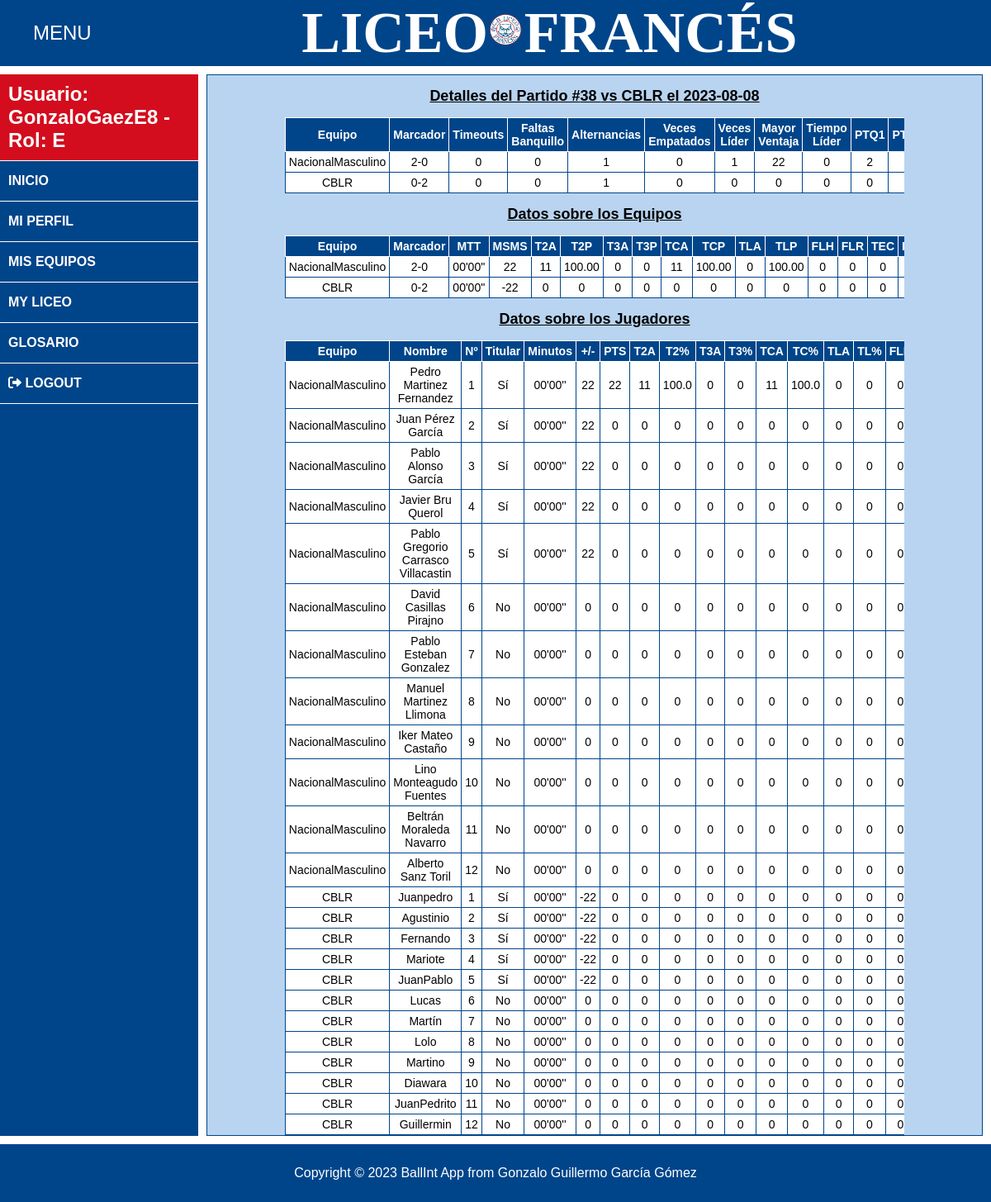
/pagina_partido.php?partido=CBLR&fecha=2023-08-08&id=38 (signed in), run on the app's committed database.
### tables this page shows
CREATE TABLE `tmp_partidoe_38` (
  `id` int(11) NOT NULL,
  `equipo` varchar(50) NOT NULL,
  `lider` tinyint(1) NOT NULL,
  `empate` tinyint(1) NOT NULL DEFAULT 1,
  `timeouts` int(11) DEFAULT 0,
  `faltasbanquillo` int(11) DEFAULT 0,
  `alternancias` int(11) DEFAULT 0,
  `vecesempatados` int(11) DEFAULT 0,
  `veceslider` int(11) DEFAULT 0,
  `parcial_lastto` int(11) DEFAULT 0,
  `parcial_lastchange` int(11) DEFAULT 0,
  `parcial` int(11) DEFAULT 0,
  `mayorventaja` int(11) DEFAULT 0,
  `tiempolider` int(11) DEFAULT 0,
  `PPP` int(11) DEFAULT 0,
  `PPR` int(11) DEFAULT 0,
  `MT` int(11) DEFAULT 0,
  `MSMS` int(11) DEFAULT 0,
  `T2A` int(11) DEFAULT 0,
  `T2F` int(11) DEFAULT 0,
  `T3A` int(11) DEFAULT 0,
  `T3F` int(11) DEFAULT 0,
  `TLA` int(11) DEFAULT 0,
  `TLF` int(11) DEFAULT 0,
  `FLH` int(11) DEFAULT 0,
  `FLR` int(11) DEFAULT 0,
  `RBO` int(11) DEFAULT 0,
  `RBD` int(11) DEFAULT 0,
  `TEC` int(11) DEFAULT 0,
  `ROB` int(11) DEFAULT 0,
  `TAP` int(11) DEFAULT 0,
  `PRD` int(11) DEFAULT 0,
  `AST` int(11) DEFAULT 0,
  `PTQ1` int(11) DEFAULT 0,
  `PTQ2` int(11) DEFAULT 0,
  `PTQ3` int(11) DEFAULT 0,
  `PTQ4` int(11) DEFAULT 0,
  `PTQE` int(11) DEFAULT 0
);

CREATE TABLE `tmp_partido_38` (
  `id` int(11) NOT NULL,
  `equipo` varchar(50) NOT NULL,
  `jugador` varchar(50) NOT NULL,
  `nombrejugador` varchar(50) NOT NULL,
  `numero` int(2) DEFAULT NULL,
  `titular` tinyint(1) NOT NULL,
  `en_juego` tinyint(1) NOT NULL,
  `MT` int(11) DEFAULT 0,
  `MSMS` int(11) DEFAULT 0,
  `T2A` int(11) DEFAULT 0,
  `T2F` int(11) DEFAULT 0,
  `T3A` int(11) DEFAULT 0,
  `T3F` int(11) DEFAULT 0,
  `TLA` int(11) DEFAULT 0,
  `TLF` int(11) DEFAULT 0,
  `FLH` int(11) DEFAULT 0,
  `FLR` int(11) DEFAULT 0,
  `TEC` int(11) DEFAULT 0,
  `RBO` int(11) DEFAULT 0,
  `RBD` int(11) DEFAULT 0,
  `ROB` int(11) DEFAULT 0,
  `TAP` int(11) DEFAULT 0,
  `PRD` int(11) DEFAULT 0,
  `AST` int(11) DEFAULT 0,
  `PTQ1` int(11) DEFAULT 0,
  `PTQ2` int(11) DEFAULT 0,
  `PTQ3` int(11) DEFAULT 0,
  `PTQ4` int(11) DEFAULT 0,
  `PTQE` int(11) DEFAULT 0
);

### includes/Partido.php (called while the page is built, shortened)
<?php
class Partido{
    public static function getstatsPartidoEquipos($partidoId){
        $resultArray = array();
        $conn = Aplicacion::getInstance()->getConexionBd();
        $tabla = "tmp_partidoe_" . $partidoId;
        $sql = "SELECT * FROM $tabla";
        $result = $conn->query($sql);
        if ($result->num_rows > 0) {
            while ($row = $result->fetch_assoc()) {
                $resultArray[] = $row;
            }
        } else {
            error_log("Error BD ({$conn->errno}): {$conn->error}");
        }
        return $resultArray;
    }
    public static function getstatsPartidoJugadores($partidoId){
        $resultArray = array();
        $conn = Aplicacion::getInstance()->getConexionBd();
        $tabla = "tmp_partido_" . $partidoId;
        $sql = "SELECT * FROM $tabla";
        $result = $conn->query($sql);
        if ($result->num_rows > 0) {
            while ($row = $result->fetch_assoc()) {
                $resultArray[] = $row;
            }
        } else {
            error_log("Error BD ({$conn->errno}): {$conn->error}");
        }
        return $resultArray;
    }
}

### includes/Equipo.php (the view, shortened to what this page needs)
<?php
class Equipo{
    public static function mostrarDetallesPartidoporEquipos($estadisticas) {
        $html = "";
        $html .= "
        <table>
            <tr>
                <th>Equipo</th>
                <th>Marcador</th>
                <th>Timeouts</th>
                <th>Faltas Banquillo</th>
                <th>Alternancias</th>
                <th>Veces Empatados</th>
                <th>Veces Líder</th>
                <th>Mayor Ventaja</th>
                <th>Tiempo Líder</th>
                <th>PTQ1</th>
                <th>PTQ2</th>
                <th>PTQ3</th>
                <th>PTQ4</th>
                <th>PTQE</th>
            </tr>";
        foreach ($estadisticas as $equipoStats) {
            $html .= "
            <tr>
                <td>{$equipoStats['equipo']}</td>
                <td>{$equipoStats['PPP']}-{$equipoStats['PPR']}</td>
                <td>{$equipoStats['timeouts']}</td>
                <td>{$equipoStats['faltasbanquillo']}</td>
                <td>{$equipoStats['alternancias']}</td>
                <td>{$equipoStats['vecesempatados']}</td>
                <td>{$equipoStats['veceslider']}</td>
                <td>{$equipoStats['mayorventaja']}</td>
                <td>{$equipoStats['tiempolider']}</td>
                <td>{$equipoStats['PTQ1']}</td>
                <td>{$equipoStats['PTQ2']}</td>
                <td>{$equipoStats['PTQ3']}</td>
                <td>{$equipoStats['PTQ4']}</td>
                <td>{$equipoStats['PTQE']}</td>
            </tr>";
        }
        $html .= "</table>";
        return $html;
    }
    public static function mostrarStatsPartidoporEquipos($estadisticas) {
        $html = "";
        $html .= "
        <table>
            <tr>
                <th>Equipo</th>
                <th>Marcador</th>
                <th>MTT</th>
                <th>MSMS</th>
                <th>T2A</th>
                <th>T2P</th>
                <th>T3A</th>
                <th>T3P</th>
                <th>TCA</th>
                <th>TCP</th>
                <th>TLA</th>
                <th>TLP</th>
                <th>FLH</th>
                <th>FLR</th>
                <th>TEC</th>
                <th>RBO</th>
                <th>RBD</th>
                <th>REB</th>
                <th>ROB</th>
                <th>TAP</th>
                <th>PRD</th>
                <th>AST</th>
                <th>T2PU</th>
                <th>T3PU</th>
                <th>T1PU</th>
                <th>eFGP</th>
                <th>TOP</th>
                <th>TLP</th>
                <th>TSP</th>
                <th>ASP</th>
                <th>POS</th>
                <th>OER</th>
                <th>DER</th>
                <th>PACE</th>
            </tr>";
        foreach ($estadisticas as $equipoStats) {
            $html .= "
            <tr>
                <td>{$equipoStats['equipo']}</td>
                <td>{$equipoStats['PPP']}-{$equipoStats['PPR']}</td>
                <td>{$equipoStats['MTT']}</td>
                <td>{$equipoStats['MSMS']}</td>
                <td>{$equipoStats['T2A']}</td>
                <td>{$equipoStats['T2P']}</td>
                <td>{$equipoStats['T3A']}</td>
                <td>{$equipoStats['T3P']}</td>
                <td>{$equipoStats['TCA']}</td>
                <td>{$equipoStats['TCP']}</td>
                <td>{$equipoStats['TLA']}</td>
                <td>{$equipoStats['TLP']}</td>
                <td>{$equipoStats['FLH']}</td>
                <td>{$equipoStats['FLR']}</td>
                <td>{$equipoStats['TEC']}</td>
                <td>{$equipoStats['RBO']}</td>
                <td>{$equipoStats['RBD']}</td>
                <td>{$equipoStats['REB']}</td>
                <td>{$equipoStats['ROB']}</td>
                <td>{$equipoStats['TAP']}</td>
                <td>{$equipoStats['PRD']}</td>
                <td>{$equipoStats['AST']}</td>
                <td>{$equipoStats['T2PU']}</td>
                <td>{$equipoStats['T3PU']}</td>
                <td>{$equipoStats['T1PU']}</td>
                <td>{$equipoStats['eFGP']}</td>
                <td>{$equipoStats['TOP']}</td>
                <td>{$equipoStats['TLP']}</td>
                <td>{$equipoStats['TSP']}</td>
                <td>{$equipoStats['ASP']}</td>
                <td>{$equipoStats['POS']}</td>
                <td>{$equipoStats['OER']}</td>
                <td>{$equipoStats['DER']}</td>
                <td>{$equipoStats['PACE']}</td>
            </tr>";
        }
        $html .= "</table>";
        return $html;
    }
    public static function mostrarStatsPartidoporJugadores($estadisticas) {
        $html = "";
        $html .= "
        <table>
            <tr>
            <th>Equipo</th>
            <th>Nombre</th>
            <th>Nº</th>
            <th>Titular</th>
            <th>Minutos</th>
            <th>+/-</th>
            <th>PTS</th>
            <th>T2A</th>
            <th>T2%</th>
            <th>T3A</th>
            <th>T3%</th>
            <th>TCA</th>
            <th>TC%</th>
            <th>TLA</th>
            <th>TL%</th>
            <th>FLH</th>
            <th>FLR</th>
            <th>TEC</th>
            <th>RBO</th>
            <th>RBD</th>
            <th>RBT</th>
            <th>ROB</th>
            <th>TAP</th>
            <th>PRD</th>
            <th>AST</th>
            <th>PTQ1</th>
            <th>PTQ2</th>
            <th>PTQ3</th>
            <th>PTQ4</th>
            <th>PTQE</th>
            <th>T2%Us</th>
            <th>T3%Us</th>
            <th>TL%Us</th>
            <th>eFG%</th>
            <th>TS%</th>
            <th>AS%</th>
            <th>GS</th>
            <th>VAL</th>
            </tr>";
        foreach ($estadisticas as $equipoStats) {
            $html .= "
            <tr>
                <td>{$equipoStats['equipo']}</td>
                <td>{$equipoStats['nombrejugador']}</td>
                <td>{$equipoStats['numero']}</td>
                <td>{$equipoStats['TIT']}</td>
                <td>{$equipoStats['MTT']}</td>
                <td>{$equipoStats['MSMS']}</td>
                <td>{$equipoStats['PTS']}</td>
                <td>{$equipoStats['T2A']}</td>
                <td>{$equipoStats['T2P']}</td>
                <td>{$equipoStats['T3A']}</td>
                <td>{$equipoStats['T3P']}</td>
                <td>{$equipoStats['TCA']}</td>
                <td>{$equipoStats['TCP']}</td>
                <td>{$equipoStats['TLA']}</td>
                <td>{$equipoStats['TLP']}</td>
                <td>{$equipoStats['FLH']}</td>
                <td>{$equipoStats['FLR']}</td>
                <td>{$equipoStats['TEC']}</td>
                <td>{$equipoStats['RBO']}</td>
                <td>{$equipoStats['RBD']}</td>
                <td>{$equipoStats['REB']}</td>
                <td>{$equipoStats['ROB']}</td>
                <td>{$equipoStats['TAP']}</td>
                <td>{$equipoStats['PRD']}</td>
                <td>{$equipoStats['AST']}</td>
                <td>{$equipoStats['PTQ1']}</td>
                <td>{$equipoStats['PTQ2']}</td>
                <td>{$equipoStats['PTQ3']}</td>
                <td>{$equipoStats['PTQ4']}</td>
                <td>{$equipoStats['PTQE']}</td>
                <td>{$equipoStats['T2PU']}</td>
                <td>{$equipoStats['T3PU']}</td>
                <td>{$equipoStats['T1PU']}</td>
                <td>{$equipoStats['eFGP']}</td>
                <td>{$equipoStats['TSP']}</td>
                <td>{$equipoStats['ASP']}</td>
                <td>{$equipoStats['GS']}</td>
                <td>{$equipoStats['VAL']}</td>
            </tr>";
        }
        $html .= "</table>";
        return $html;
    }
}
?>

### styles/perfil.css (style rules this page uses)
.paginaDetalle .infoPartido table { border-collapse: collapse; margin: auto; }
.paginaDetalle .infoPartido th { padding: 4px; text-align: center; background-color: #00458a; border: 1px solid white; color: white; }
.paginaDetalle .infoPartido td { padding: 4px; text-align: center; background-color: white; border: 1px solid #00458a; color: black; }

### styles/body.css (style rules this page uses)
body { margin:0px; min-height:100vh; width: 100%; height: 100%; font-family: Helvetica; background-color: #00458a; }

### data on the page
tmp_partidoe_38: equipo "NacionalMasculino", PPP "2", PPR "0", timeouts "0", faltasbanquillo "0", alternancias "1", vecesempatados "0", veceslider "1", mayorventaja "22", tiempolider "0", PTQ1 "2", MTT "00'00''", MSMS "22", T2A "11", T2P "100.00", T3A "0", T3P "0", TCP "100.00", TLA "0", TLP "100.00", FLH "0", FLR "0", TEC "0"
tmp_partidoe_38: equipo "CBLR", PPP "0", PPR "2", timeouts "0", faltasbanquillo "0", alternancias "1", vecesempatados "0", veceslider "0", mayorventaja "0", tiempolider "0", PTQ1 "0"
tmp_partido_38: equipo "NacionalMasculino", nombrejugador "Pedro Martinez Fernandez", numero "1", TIT "Sí", MTT "00'00''", MSMS "22", PTS "22", T2A "11", T2P "100.0", T3A "0", T3P "0", TCP "100.0", TLA "0", TLP "0", FLH "0"
tmp_partido_38: equipo "NacionalMasculino", nombrejugador "Juan Pérez García", numero "2", TIT "Sí", MTT "00'00''", MSMS "22", PTS "0", T2A "0", T2P "0", T3A "0", T3P "0", TCP "0", TLA "0", TLP "0", FLH "0"
tmp_partido_38: equipo "NacionalMasculino", nombrejugador "Pablo Alonso García", numero "3", TIT "Sí", MTT "00'00''", MSMS "22", PTS "0", T2A "0", T2P "0", T3A "0", T3P "0", TCP "0", TLA "0", TLP "0", FLH "0"
tmp_partido_38: equipo "NacionalMasculino", nombrejugador "Javier Bru Querol", numero "4", TIT "Sí", MTT "00'00''", MSMS "22", PTS "0", T2A "0", T2P "0", T3A "0", T3P "0", TCP "0", TLA "0", TLP "0", FLH "0"
tmp_partido_38: equipo "NacionalMasculino", nombrejugador "Pablo Gregorio Carrasco Villacastin", numero "5", TIT "Sí", MTT "00'00''", MSMS "22", PTS "0", T2A "0", T2P "0", T3A "0", T3P "0", TCP "0", TLA "0", TLP "0", FLH "0"
tmp_partido_38: equipo "NacionalMasculino", nombrejugador "David Casillas Pirajno", numero "6", TIT "No", MTT "00'00''", MSMS "0", PTS "0", T2A "0", T2P "0", T3A "0", T3P "0", TCP "0", TLA "0", TLP "0", FLH "0"
tmp_partido_38: equipo "NacionalMasculino", nombrejugador "Pablo Esteban Gonzalez", numero "7", TIT "No", MTT "00'00''", MSMS "0", PTS "0", T2A "0", T2P "0", T3A "0", T3P "0", TCP "0", TLA "0", TLP "0", FLH "0"
tmp_partido_38: equipo "NacionalMasculino", nombrejugador "Manuel Martinez Llimona", numero "8", TIT "No", MTT "00'00''", MSMS "0", PTS "0", T2A "0", T2P "0", T3A "0", T3P "0", TCP "0", TLA "0", TLP "0", FLH "0"
tmp_partido_38: equipo "NacionalMasculino", nombrejugador "Iker Mateo Castaño", numero "9", TIT "No", MTT "00'00''", MSMS "0", PTS "0", T2A "0", T2P "0", T3A "0", T3P "0", TCP "0", TLA "0", TLP "0", FLH "0"
tmp_partido_38: equipo "NacionalMasculino", nombrejugador "Lino Monteagudo Fuentes", numero "10", TIT "No", MTT "00'00''", MSMS "0", PTS "0", T2A "0", T2P "0", T3A "0", T3P "0", TCP "0", TLA "0", TLP "0", FLH "0"
tmp_partido_38: equipo "NacionalMasculino", nombrejugador "Beltrán Moraleda Navarro", numero "11", TIT "No", MTT "00'00''", MSMS "0", PTS "0", T2A "0", T2P "0", T3A "0", T3P "0", TCP "0", TLA "0", TLP "0", FLH "0"
tmp_partido_38: equipo "NacionalMasculino", nombrejugador "Alberto Sanz Toril", numero "12", TIT "No", MTT "00'00''", MSMS "0", PTS "0", T2A "0", T2P "0", T3A "0", T3P "0", TCP "0", TLA "0", TLP "0", FLH "0"
tmp_partido_38: equipo "CBLR", nombrejugador "Juanpedro", numero "1", TIT "Sí", MTT "00'00''", MSMS "-22", PTS "0", T2A "0", T2P "0", T3A "0", T3P "0", TCP "0", TLA "0", TLP "0", FLH "0"
tmp_partido_38: equipo "CBLR", nombrejugador "Agustinio", numero "2", TIT "Sí", MTT "00'00''", MSMS "-22", PTS "0", T2A "0", T2P "0", T3A "0", T3P "0", TCP "0", TLA "0", TLP "0", FLH "0"
tmp_partido_38: equipo "CBLR", nombrejugador "Fernando", numero "3", TIT "Sí", MTT "00'00''", MSMS "-22", PTS "0", T2A "0", T2P "0", T3A "0", T3P "0", TCP "0", TLA "0", TLP "0", FLH "0"
tmp_partido_38: equipo "CBLR", nombrejugador "Mariote", numero "4", TIT "Sí", MTT "00'00''", MSMS "-22", PTS "0", T2A "0", T2P "0", T3A "0", T3P "0", TCP "0", TLA "0", TLP "0", FLH "0"
tmp_partido_38: equipo "CBLR", nombrejugador "JuanPablo", numero "5", TIT "Sí", MTT "00'00''", MSMS "-22", PTS "0", T2A "0", T2P "0", T3A "0", T3P "0", TCP "0", TLA "0", TLP "0", FLH "0"
tmp_partido_38: equipo "CBLR", nombrejugador "Lucas", numero "6", TIT "No", MTT "00'00''", MSMS "0", PTS "0", T2A "0", T2P "0", T3A "0", T3P "0", TCP "0", TLA "0", TLP "0", FLH "0"
tmp_partido_38: equipo "CBLR", nombrejugador "Martín", numero "7", TIT "No", MTT "00'00''", MSMS "0", PTS "0", T2A "0", T2P "0", T3A "0", T3P "0", TCP "0", TLA "0", TLP "0", FLH "0"
tmp_partido_38: equipo "CBLR", nombrejugador "Lolo", numero "8", TIT "No", MTT "00'00''", MSMS "0", PTS "0", T2A "0", T2P "0", T3A "0", T3P "0", TCP "0", TLA "0", TLP "0", FLH "0"
tmp_partido_38: equipo "CBLR", nombrejugador "Martino", numero "9", TIT "No", MTT "00'00''", MSMS "0", PTS "0", T2A "0", T2P "0", T3A "0", T3P "0", TCP "0", TLA "0", TLP "0", FLH "0"
tmp_partido_38: equipo "CBLR", nombrejugador "Diawara", numero "10", TIT "No", MTT "00'00''", MSMS "0", PTS "0", T2A "0", T2P "0", T3A "0", T3P "0", TCP "0", TLA "0", TLP "0", FLH "0"
tmp_partido_38: equipo "CBLR", nombrejugador "JuanPedrito", numero "11", TIT "No", MTT "00'00''", MSMS "0", PTS "0", T2A "0", T2P "0", T3A "0", T3P "0", TCP "0", TLA "0", TLP "0", FLH "0"
tmp_partido_38: equipo "CBLR", nombrejugador "Guillermin", numero "12", TIT "No", MTT "00'00''", MSMS "0", PTS "0", T2A "0", T2P "0", T3A "0", T3P "0", TCP "0", TLA "0", TLP "0", FLH "0"

### other printed values
$_SESSION['nombre'] "GonzaloGaezE8"
$_SESSION['roles'] "E"
$partidoId "38"
$partido "CBLR"
$fecha "2023-08-08"
$equipoStats['equipo'] "CBLR"
$equipoStats['PPP'] "0"
$equipoStats['PPR'] "2"
$equipoStats['MTT'] "00'00''"
$equipoStats['MSMS'] "-22"
$equipoStats['T2A'] "0"
$equipoStats['T2P'] "0"
$equipoStats['T3A'] "0"
$equipoStats['T3P'] "0"
$equipoStats['TCA'] "0"
